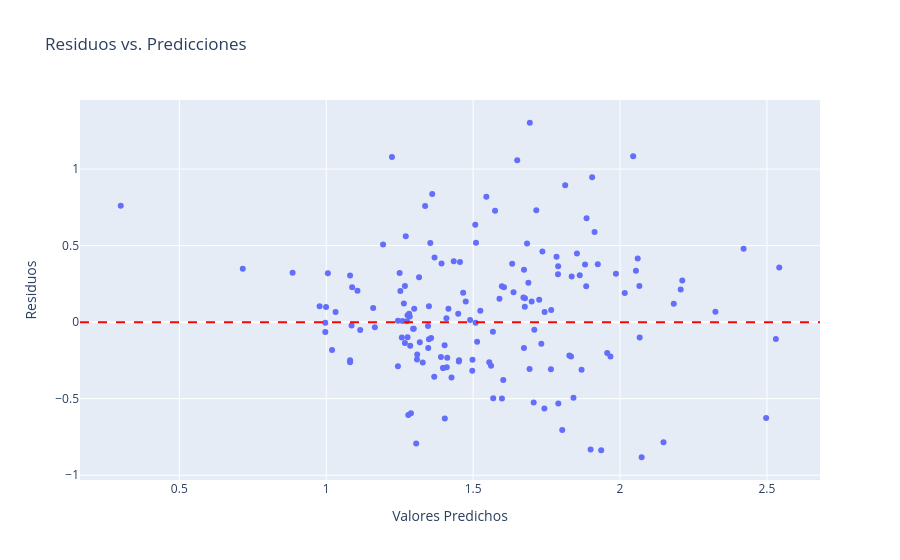

The notebook cell saved with this chart:
### Code cell
fig = px.scatter(x=y_pred, y=residuos, labels={'x': 'Valores Predichos', 'y': 'Residuos'}, title="Residuos vs. Predicciones")
fig.add_hline(y=0, line_dash="dash", line_color="red")
fig.show()

### Figure 1 — Plotly figure (JSON) as saved in the notebook; plotly's stock layout.template omitted (floating-point values rounded to 4 significant figures; data arrays with more than 128 entries replaced by an {"elided": "..."} marker saying what was removed)
{"data": [{"hovertemplate": "Valores Predichos=%{x}<br>Residuos=%{y}<extra></extra>", "legendgroup": "", "marker": {"color": "#636efa", "symbol": "circle"}, "mode": "markers", "name": "", "orientation": "v", "showlegend": false, "type": "scatter", "x": {"elided": "158 float values"}, "xaxis": "x", "y": {"elided": "158 float values"}, "yaxis": "y"}], "layout": {"legend": {"tracegroupgap": 0}, "shapes": [{"line": {"color": "red", "dash": "dash"}, "type": "line", "x0": 0, "x1": 1, "xref": "x domain", "y0": 0, "y1": 0, "yref": "y"}], "title": {"text": "Residuos vs. Predicciones"}, "xaxis": {"anchor": "y", "domain": [0, 1], "title": {"text": "Valores Predichos"}}, "yaxis": {"anchor": "x", "domain": [0, 1], "title": {"text": "Residuos"}}}}
